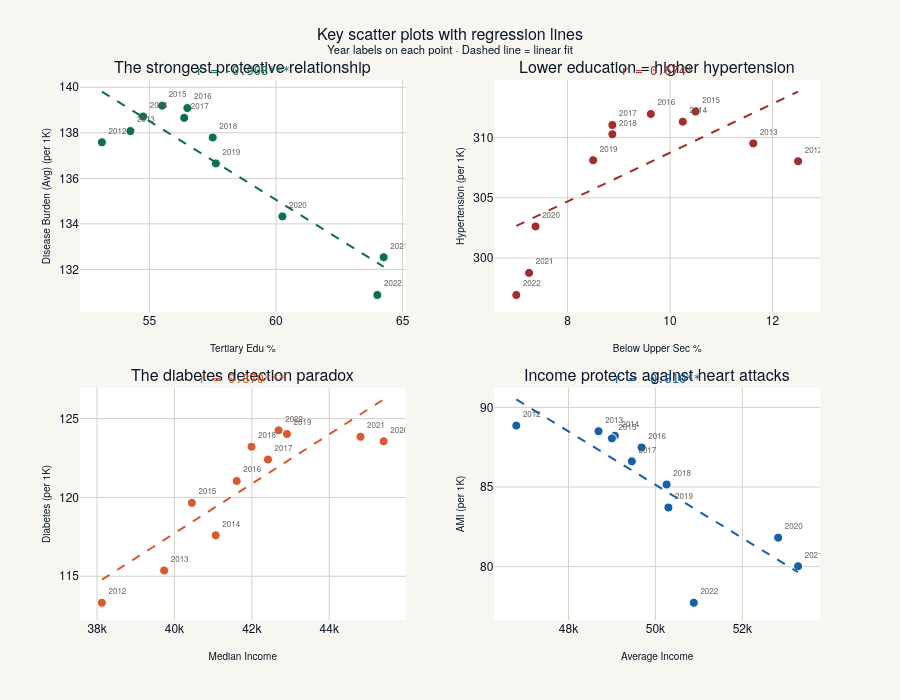

Notebook source saved alongside this figure:
### Markdown cell above
---
## 7. Key Scatter Plots

Four relationships selected for their analytical importance — the strongest protective correlation, the strongest risk marker, the diabetes paradox, and the income–disease link.

### Code cell
# ============================================================
# 7. SCATTER PLOTS — Interactive with Regression Lines
# ============================================================
scatter_config = [
    ('Tertiary_Edu_Pct', 'Chronic_Disease_Burden', NS['teal'], 'The strongest protective relationship'),
    ('Below_Upper_Secondary_Pct', 'Hypertension', NS['crimson'], 'Lower education = higher hypertension'),
    ('Median_Income', 'Diabetes', NS['coral'], 'The diabetes detection paradox'),
    ('Average_Income', 'Acute Myocardial Infarction (AMI)', NS['blue'], 'Income protects against heart attacks'),
]

fig = make_subplots(
    rows=2, cols=2,
    subplot_titles=[c[3] for c in scatter_config],
    horizontal_spacing=0.12, vertical_spacing=0.14,
)

for idx, (sv, hv, color, title) in enumerate(scatter_config):
    row, col = idx // 2 + 1, idx % 2 + 1
    x, y = merged[sv], merged[hv]
    slope, intercept, r, p, se = stats.linregress(x, y)
    x_line = np.linspace(x.min(), x.max(), 50)
    y_line = slope * x_line + intercept

    stars = '***' if p < 0.001 else ('**' if p < 0.01 else ('*' if p < 0.05 else ''))

    fig.add_trace(go.Scatter(
        x=x, y=y, mode='markers+text',
        text=merged['Year'].astype(str), textposition='top right', textfont=dict(size=8, color=NS['slate']),
        marker=dict(size=9, color=color, line=dict(width=1, color='white')),
        name=f"{LABELS[sv]} × {LABELS[hv]}",
        hovertemplate=f'<b>%{{text}}</b><br>{LABELS[sv]}: %{{x:,.1f}}<br>{LABELS[hv]}: %{{y:.1f}}<extra></extra>',
        showlegend=False
    ), row=row, col=col)

    fig.add_trace(go.Scatter(
        x=x_line, y=y_line, mode='lines',
        line=dict(dash='dash', width=2, color=color),
        name=f'r={r:.2f}{stars}', showlegend=False,
        hoverinfo='skip'
    ), row=row, col=col)

    ax_suffix = '' if idx == 0 else str(idx + 1)
    fig.add_annotation(
        x=0.5, y=1.0, xref=f'x{ax_suffix} domain', yref=f'y{ax_suffix} domain',
        text=f'r = {r:.3f}{stars}', showarrow=False,
        font=dict(size=12, color=color, family='monospace'),
        xanchor='center', yanchor='bottom'
    )

    fig.update_xaxes(title_text=LABELS[sv], row=row, col=col, title_font=dict(size=10))
    fig.update_yaxes(title_text=LABELS[hv] + ' (per 1K)', row=row, col=col, title_font=dict(size=10))

fig.update_layout(
    template=NS_TEMPLATE,
    title='Key scatter plots with regression lines<br><sup>Year labels on each point · Dashed line = linear fit</sup>',
    height=700, showlegend=False, margin=dict(t=80)
)
fig.show()

### Figure 1 — Plotly figure (JSON) as saved in the notebook; plotly's stock layout.template omitted (floating-point values rounded to 4 significant figures)
{"data": [{"hovertemplate": "<b>%{text}</b><br>Tertiary Edu %: %{x:,.1f}<br>Disease Burden (Avg): %{y:.1f}<extra></extra>", "marker": {"color": "#0F6E56", "line": {"color": "white", "width": 1}, "size": 9}, "mode": "markers+text", "name": "Tertiary Edu % × Disease Burden (Avg)", "showlegend": false, "text": ["2012", "2013", "2014", "2015", "2016", "2017", "2018", "2019", "2020", "2021", "2022"], "textfont": {"color": "#5F5E5A", "size": 8}, "textposition": "top right", "type": "scatter", "x": [53.12, 54.25, 54.75, 55.5, 56.5, 56.38, 57.5, 57.62, 60.25, 64.25, 64.0], "xaxis": "x", "y": [137.6, 138.1, 138.7, 139.2, 139.1, 138.7, 137.8, 136.7, 134.3, 132.5, 130.9], "yaxis": "y"}, {"hoverinfo": "skip", "line": {"color": "#0F6E56", "dash": "dash", "width": 2}, "mode": "lines", "name": "r=-0.91***", "showlegend": false, "type": "scatter", "x": [53.12, 53.35, 53.58, 53.81, 54.03, 54.26, 54.49, 54.71, 54.94, 55.17, 55.4, 55.62, 55.85, 56.08, 56.3, 56.53, 56.76, 56.98, 57.21, 57.44, 57.67, 57.89, 58.12, 58.35, 58.57, 58.8, 59.03, 59.26, 59.48, 59.71, 59.94, 60.16, 60.39, 60.62, 60.84, 61.07, 61.3, 61.53, 61.75, 61.98, 62.21, 62.43, 62.66, 62.89, 63.11, 63.34, 63.57, 63.8, 64.02, 64.25], "xaxis": "x", "y": [139.8, 139.7, 139.5, 139.3, 139.2, 139.0, 138.9, 138.7, 138.6, 138.4, 138.2, 138.1, 137.9, 137.8, 137.6, 137.5, 137.3, 137.1, 137.0, 136.8, 136.7, 136.5, 136.4, 136.2, 136.0, 135.9, 135.7, 135.6, 135.4, 135.3, 135.1, 134.9, 134.8, 134.6, 134.5, 134.3, 134.2, 134.0, 133.8, 133.7, 133.5, 133.4, 133.2, 133.1, 132.9, 132.7, 132.6, 132.4, 132.3, 132.1], "yaxis": "y"}, {"hovertemplate": "<b>%{text}</b><br>Below Upper Sec %: %{x:,.1f}<br>Hypertension: %{y:.1f}<extra></extra>", "marker": {"color": "#A32D2D", "line": {"color": "white", "width": 1}, "size": 9}, "mode": "markers+text", "name": "Below Upper Sec % × Hypertension", "showlegend": false, "text": ["2012", "2013", "2014", "2015", "2016", "2017", "2018", "2019", "2020", "2021", "2022"], "textfont": {"color": "#5F5E5A", "size": 8}, "textposition": "top right", "type": "scatter", "x": [12.5, 11.62, 10.25, 10.5, 9.625, 8.875, 8.875, 8.5, 7.375, 7.25, 7.0], "xaxis": "x2", "y": [308.0, 309.5, 311.3, 312.2, 312.0, 311.0, 310.3, 308.1, 302.6, 298.8, 296.9], "yaxis": "y2"}, {"hoverinfo": "skip", "line": {"color": "#A32D2D", "dash": "dash", "width": 2}, "mode": "lines", "name": "r=0.67*", "showlegend": false, "type": "scatter", "x": [7.0, 7.112, 7.224, 7.337, 7.449, 7.561, 7.673, 7.786, 7.898, 8.01, 8.122, 8.235, 8.347, 8.459, 8.571, 8.684, 8.796, 8.908, 9.02, 9.133, 9.245, 9.357, 9.469, 9.582, 9.694, 9.806, 9.918, 10.03, 10.14, 10.26, 10.37, 10.48, 10.59, 10.7, 10.82, 10.93, 11.04, 11.15, 11.27, 11.38, 11.49, 11.6, 11.71, 11.83, 11.94, 12.05, 12.16, 12.28, 12.39, 12.5], "xaxis": "x2", "y": [302.7, 302.9, 303.1, 303.3, 303.6, 303.8, 304.0, 304.3, 304.5, 304.7, 304.9, 305.2, 305.4, 305.6, 305.8, 306.1, 306.3, 306.5, 306.8, 307.0, 307.2, 307.4, 307.7, 307.9, 308.1, 308.4, 308.6, 308.8, 309.0, 309.3, 309.5, 309.7, 309.9, 310.2, 310.4, 310.6, 310.9, 311.1, 311.3, 311.5, 311.8, 312.0, 312.2, 312.4, 312.7, 312.9, 313.1, 313.4, 313.6, 313.8], "yaxis": "y2"}, {"hovertemplate": "<b>%{text}</b><br>Median Income: %{x:,.1f}<br>Diabetes: %{y:.1f}<extra></extra>", "marker": {"color": "#D85A30", "line": {"color": "white", "width": 1}, "size": 9}, "mode": "markers+text", "name": "Median Income × Diabetes", "showlegend": false, "text": ["2012", "2013", "2014", "2015", "2016", "2017", "2018", "2019", "2020", "2021", "2022"], "textfont": {"color": "#5F5E5A", "size": 8}, "textposition": "top right", "type": "scatter", "x": [38120.0, 39730.0, 41070.0, 40450.0, 41610.0, 42420.0, 41990.0, 42910.0, 45410.0, 44810.0, 42690.0], "xaxis": "x3", "y": [113.3, 115.4, 117.6, 119.7, 121.0, 122.4, 123.2, 124.0, 123.6, 123.9, 124.3], "yaxis": "y3"}, {"hoverinfo": "skip", "line": {"color": "#D85A30", "dash": "dash", "width": 2}, "mode": "lines", "name": "r=0.87***", "showlegend": false, "type": "scatter", "x": [38120.0, 38270.0, 38420.0, 38570.0, 38720.0, 38870.0, 39020.0, 39170.0, 39310.0, 39460.0, 39610.0, 39760.0, 39910.0, 40060.0, 40210.0, 40350.0, 40500.0, 40650.0, 40800.0, 40950.0, 41100.0, 41250.0, 41400.0, 41540.0, 41690.0, 41840.0, 41990.0, 42140.0, 42290.0, 42440.0, 42580.0, 42730.0, 42880.0, 43030.0, 43180.0, 43330.0, 43480.0, 43620.0, 43770.0, 43920.0, 44070.0, 44220.0, 44370.0, 44520.0, 44670.0, 44810.0, 44960.0, 45110.0, 45260.0, 45410.0], "xaxis": "x3", "y": [114.8, 115.0, 115.2, 115.5, 115.7, 115.9, 116.2, 116.4, 116.6, 116.9, 117.1, 117.3, 117.6, 117.8, 118.1, 118.3, 118.5, 118.8, 119.0, 119.2, 119.5, 119.7, 119.9, 120.2, 120.4, 120.6, 120.9, 121.1, 121.3, 121.6, 121.8, 122.0, 122.3, 122.5, 122.7, 123.0, 123.2, 123.4, 123.7, 123.9, 124.1, 124.4, 124.6, 124.8, 125.1, 125.3, 125.5, 125.8, 126.0, 126.2], "yaxis": "y3"}, {"hovertemplate": "<b>%{text}</b><br>Average Income: %{x:,.1f}<br>AMI: %{y:.1f}<extra></extra>", "marker": {"color": "#185FA5", "line": {"color": "white", "width": 1}, "size": 9}, "mode": "markers+text", "name": "Average Income × AMI", "showlegend": false, "text": ["2012", "2013", "2014", "2015", "2016", "2017", "2018", "2019", "2020", "2021", "2022"], "textfont": {"color": "#5F5E5A", "size": 8}, "textposition": "top right", "type": "scatter", "x": [46800.0, 48690.0, 49070.0, 49000.0, 49680.0, 49460.0, 50260.0, 50300.0, 52820.0, 53280.0, 50880.0], "xaxis": "x4", "y": [88.86, 88.5, 88.22, 88.05, 87.48, 86.61, 85.16, 83.71, 81.82, 80.02, 77.73], "yaxis": "y4"}, {"hoverinfo": "skip", "line": {"color": "#185FA5", "dash": "dash", "width": 2}, "mode": "lines", "name": "r=-0.81**", "showlegend": false, "type": "scatter", "x": [46800.0, 46930.0, 47060.0, 47200.0, 47330.0, 47460.0, 47590.0, 47730.0, 47860.0, 47990.0, 48120.0, 48260.0, 48390.0, 48520.0, 48650.0, 48780.0, 48920.0, 49050.0, 49180.0, 49310.0, 49450.0, 49580.0, 49710.0, 49840.0, 49980.0, 50110.0, 50240.0, 50370.0, 50500.0, 50640.0, 50770.0, 50900.0, 51030.0, 51170.0, 51300.0, 51430.0, 51560.0, 51700.0, 51830.0, 51960.0, 52090.0, 52220.0, 52360.0, 52490.0, 52620.0, 52750.0, 52890.0, 53020.0, 53150.0, 53280.0], "xaxis": "x4", "y": [90.5, 90.28, 90.06, 89.84, 89.61, 89.39, 89.17, 88.95, 88.73, 88.51, 88.29, 88.06, 87.84, 87.62, 87.4, 87.18, 86.96, 86.74, 86.51, 86.29, 86.07, 85.85, 85.63, 85.41, 85.18, 84.96, 84.74, 84.52, 84.3, 84.08, 83.86, 83.63, 83.41, 83.19, 82.97, 82.75, 82.53, 82.31, 82.08, 81.86, 81.64, 81.42, 81.2, 80.98, 80.75, 80.53, 80.31, 80.09, 79.87, 79.65], "yaxis": "y4"}], "layout": {"annotations": [{"font": {"size": 16}, "showarrow": false, "text": "The strongest protective relationship", "x": 0.22, "xanchor": "center", "xref": "paper", "y": 1, "yanchor": "bottom", "yref": "paper"}, {"font": {"size": 16}, "showarrow": false, "text": "Lower education = higher hypertension", "x": 0.78, "xanchor": "center", "xref": "paper", "y": 1, "yanchor": "bottom", "yref": "paper"}, {"font": {"size": 16}, "showarrow": false, "text": "The diabetes detection paradox", "x": 0.22, "xanchor": "center", "xref": "paper", "y": 0.43, "yanchor": "bottom", "yref": "paper"}, {"font": {"size": 16}, "showarrow": false, "text": "Income protects against heart attacks", "x": 0.78, "xanchor": "center", "xref": "paper", "y": 0.43, "yanchor": "bottom", "yref": "paper"}, {"font": {"color": "#0F6E56", "family": "monospace", "size": 12}, "showarrow": false, "text": "r = -0.908***", "x": 0.5, "xanchor": "center", "xref": "x domain", "y": 1, "yanchor": "bottom", "yref": "y domain"}, {"font": {"color": "#A32D2D", "family": "monospace", "size": 12}, "showarrow": false, "text": "r = 0.674*", "x": 0.5, "xanchor": "center", "xref": "x2 domain", "y": 1, "yanchor": "bottom", "yref": "y2 domain"}, {"font": {"color": "#D85A30", "family": "monospace", "size": 12}, "showarrow": false, "text": "r = 0.870***", "x": 0.5, "xanchor": "center", "xref": "x3 domain", "y": 1, "yanchor": "bottom", "yref": "y3 domain"}, {"font": {"color": "#185FA5", "family": "monospace", "size": 12}, "showarrow": false, "text": "r = -0.810**", "x": 0.5, "xanchor": "center", "xref": "x4 domain", "y": 1, "yanchor": "bottom", "yref": "y4 domain"}], "height": 700, "margin": {"t": 80}, "showlegend": false, "title": {"text": "Key scatter plots with regression lines<br><sup>Year labels on each point · Dashed line = linear fit</sup>"}, "xaxis": {"anchor": "y", "domain": [0, 0.44], "title": {"font": {"size": 10}, "text": "Tertiary Edu %"}}, "xaxis2": {"anchor": "y2", "domain": [0.56, 1], "title": {"font": {"size": 10}, "text": "Below Upper Sec %"}}, "xaxis3": {"anchor": "y3", "domain": [0, 0.44], "title": {"font": {"size": 10}, "text": "Median Income"}}, "xaxis4": {"anchor": "y4", "domain": [0.56, 1], "title": {"font": {"size": 10}, "text": "Average Income"}}, "yaxis": {"anchor": "x", "domain": [0.57, 1], "title": {"font": {"size": 10}, "text": "Disease Burden (Avg) (per 1K)"}}, "yaxis2": {"anchor": "x2", "domain": [0.57, 1], "title": {"font": {"size": 10}, "text": "Hypertension (per 1K)"}}, "yaxis3": {"anchor": "x3", "domain": [0, 0.43], "title": {"font": {"size": 10}, "text": "Diabetes (per 1K)"}}, "yaxis4": {"anchor": "x4", "domain": [0, 0.43], "title": {"font": {"size": 10}, "text": "AMI (per 1K)"}}}}
